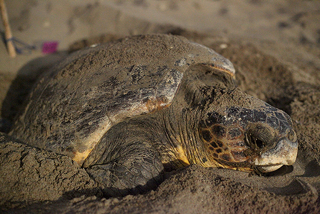
#> input picture Master_code/input_0_zoom.png, 320 x 214 px, found by its file name
$ python Optimization_TV.py
#> lines starting #> are read from the running program, lines starting #| are printed output that depends on the picture; after the words box and inside, x2 and y2 are one past the last pixel; in counts of white or black regions, pixels touching at a corner belong together
### Master_code/TV.py
import numpy as np
from scipy import ndimage
import matplotlib.pyplot as plt
from tqdm import tqdm

def TV(input_img, lambda_val, mask, T, dt):
    i, j = input_img.shape
    mask = (mask == 0).astype(float)
    input_img = input_img.astype(float)
    input_img = mask * input_img
    u = input_img.copy()
    iterations = 0
    '''
    plt.figure()
    plt.title('Inpainting...')
    plt.imshow(u, cmap='gray')
    plt.show(block=False)
    '''

    for t in np.arange(0, T, dt):
        u_x = np.gradient(u, axis=1)
        u_y = np.gradient(u, axis=0)
        N = np.sum(np.sqrt(u_x**2 + u_y**2))

        u_xx = np.gradient(u_x, axis=1)
        u_yy = np.gradient(u_y, axis=0)
        u_xy = np.gradient(u_x, axis=0)

        deltaE = -(u_xx * u_y**2 - 2*u_x * u_y * u_xy + u_yy * u_x**2) / ( 0.1 + (u_x**2 + u_y**2)**(3/2)) + 2 * mask * (lambda_val * (u - input_img))

        u = dt * (-deltaE ) + u
        #print(N)
        iterations += 1

        if iterations % 100 == 0:
            plt.clf()
            plt.imshow(u / 255, cmap='gray')
            plt.title(f'Inpainting: {iterations} iterations...')
            plt.draw()
            plt.pause(0.001)


    return u, N

### Master_code/efficiency.py
import numpy as np

def mse(imageA, imageB):
    # sum of the squared difference between the two images;
    # the two images must have the same dimension
    err = np.sum((imageA.astype("float") - imageB.astype("float")) ** 2)
    err /= float(imageA.shape[0] * imageA.shape[1])

    return err


#CHANGE TO JUST THE MASK
# [8 lines left out: function psnr, not called in this run]

from skimage import io

### Master_code/Optimization_TV.py
from TV import *
from efficiency import *
import numpy as np
import cv2
from skimage import img_as_ubyte
import matplotlib.pyplot as plt
from tqdm import tqdm
from skimage import color

# Function to generate a mask with a small square in the middle
def generate_square_mask(image, square_size=50):
    mask = np.zeros(image.shape, dtype=bool)
    center_x, center_y = image.shape[1] // 2, image.shape[0] // 2
    half_size = square_size // 2
    mask[center_y - half_size:center_y + half_size, center_x - half_size:center_x + half_size] = True
    return mask


# Parameters
lambda_values = np.linspace(1.0, 10, 10)  # 10 values between 0.01 and 0.1
T = 2500
dt = 0.5

best_psnr = 0
best_mse = float('inf')
best_lambda = 0

# Load the images
original = io.imread(r"C:\Users\kizer\Master_code\input_0_zoom.png")
#> original is the input picture: shape (214, 320, 3); mean R, G, B 97.1, 82.4, 63.8
gray_image = color.rgb2gray(original)
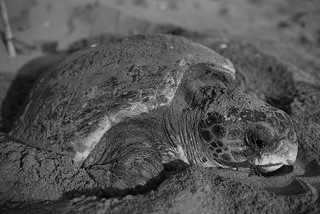
#> gray_image: shape (214, 320) float64; min 0, max 0.849, mean 0.33

# Generate a mask with a small square in the middle
mask = generate_square_mask(gray_image, square_size=20)
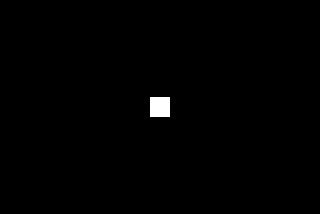
#> mask: shape (214, 320) bool; 0.58% white; 1 white region, box (x1, y1, x2, y2) and area: (150, 97, 170, 117) 400

# Apply the mask to the grayscale image (set masked areas to 0)
masked_image = np.copy(gray_image)
masked_image[mask] = 0
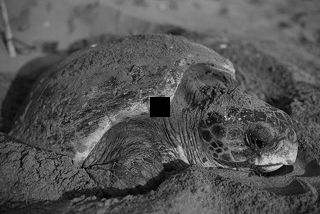
#> masked_image: shape (214, 320) float64; 0.58% of pixels changed, all inside (x1, y1, x2, y2) = (150, 97, 170, 117)

# Set up progress bars for lambda iterations
for lambda_val in tqdm(lambda_values, desc='Lambda Iterations'):
    # Inpaint the image
#> (the run stopped early here; a loop or call above may not have finished)
